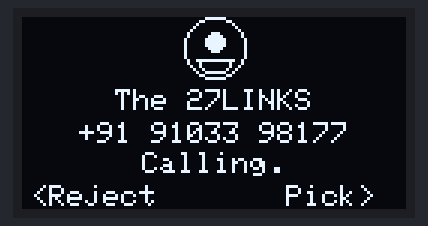
A sketch run on a simulated Arduino Uno, built with avr-gcc and run on an emulated ATmega328P. Parts: 128×64 one-colour display.

Above: at 0.28 s.
At 0.71 s:
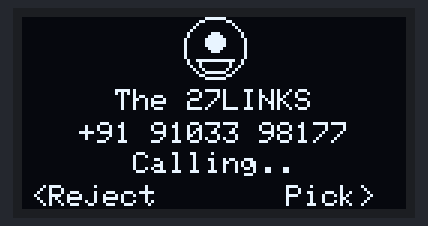
At 1.15 s:
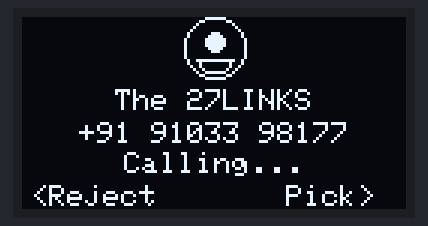
At 1.58 s:
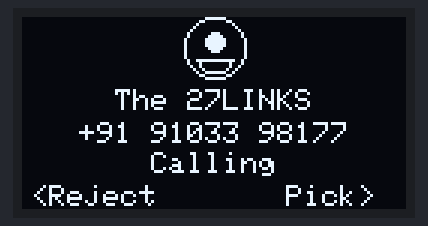

Measured:
- by itself, everything shown: repeats every 1.7 s, in 4 steps
- what the display in image 1 shows lasts 0.4 s, from 0.5 s to 0.9 s

The sketch:

Flash3.ino
```cpp
#include <Wire.h>
#include <Adafruit_GFX.h>
#include <Adafruit_SSD1306.h>

#define SCREEN_WIDTH 128
#define SCREEN_HEIGHT 64
#define OLED_RESET -1
Adafruit_SSD1306 display(SCREEN_WIDTH, SCREEN_HEIGHT, &Wire, OLED_RESET);

// Caller info
String callerName = "The 27LINKS";
String callerNumber = "+91 91033 98177";

void setup() {
  Serial.begin(115200);
  if (!display.begin(SSD1306_SWITCHCAPVCC, 0x3C)) {
    Serial.println(F("SSD1306 allocation failed"));
    for (;;);
  }
  display.clearDisplay();
}

void loop() {
  drawCallingScreen();
  delay(400); // controls animation speed
}

void drawCallingScreen() {
  display.clearDisplay();

  // === Profile Placeholder (Top Center) ===
  int profileX = SCREEN_WIDTH / 2;
  int profileY = 10;       // top margin
  int profileRadius = 10;  // circle radius

  // Outer circle
  display.drawCircle(profileX, profileY, profileRadius, SSD1306_WHITE);
  display.fillCircle(profileX, profileY, profileRadius - 2, SSD1306_BLACK);

  // === Avatar Inside Profile Circle ===
  // Head
  display.drawCircle(profileX, profileY - 2, 3, SSD1306_WHITE);
  display.fillCircle(profileX, profileY - 2, 2, SSD1306_WHITE);

  // Bigger Shoulders / Torso
  display.drawLine(profileX - 6, profileY + 4, profileX + 6, profileY + 4, SSD1306_WHITE); // wider shoulders
  display.drawLine(profileX - 6, profileY + 4, profileX - 3, profileY + 8, SSD1306_WHITE); // left torso
  display.drawLine(profileX + 6, profileY + 4, profileX + 3, profileY + 8, SSD1306_WHITE); // right torso
  display.drawLine(profileX - 3, profileY + 8, profileX + 3, profileY + 8, SSD1306_WHITE); // bottom torso

  // === Caller Name ===
  display.setTextSize(1);
  display.setTextColor(SSD1306_WHITE);
  int nameX = (SCREEN_WIDTH - callerName.length() * 6) / 2; // center
  display.setCursor(nameX, 24);
  display.print(callerName);

  // === Caller Number ===
  int numX = (SCREEN_WIDTH - callerNumber.length() * 6) / 2;
  display.setCursor(numX, 35);
  display.print(callerNumber);

  // === Animated "Calling..." Text ===
  static int dotCount = 0;
  dotCount = (dotCount + 1) % 4; // 0..3 dots
  String callingText = "Calling";
  for (int i = 0; i < dotCount; i++) callingText += ".";
  int textX = (SCREEN_WIDTH - callingText.length() * 6) / 2;
  display.setCursor(textX, 45);
  display.print(callingText);

  // === Accept / Reject Buttons with Text ===
  display.setCursor(3, SCREEN_HEIGHT - 8); // left
  display.print("<Reject");
  display.setCursor(SCREEN_WIDTH - 40, SCREEN_HEIGHT - 8); // right
  display.print("Pick>");

  display.display();
}
```
